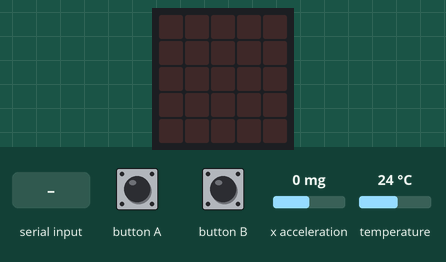
Recording of a program running on a simulated BBC micro:bit running MicroPython. Parts: the board's 5×5 LED display. The inputs (shaded band) are chosen by the test bench; at power-on: x acceleration 0 mg, temperature 24 °C. What the program prints to the serial console is not drawn.

Above: at 1.2 s.
1.3 s: button A pressed for 0.15 s
2.9 s: "1" typed at the serial console, then Enter
At 4.0 s:
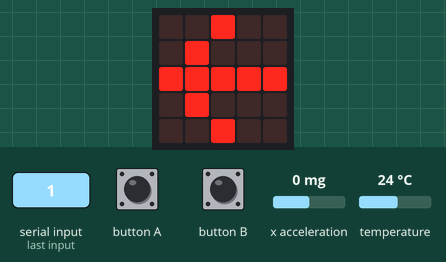
4.4 s: "2" typed at the serial console, then Enter
At 5.1 s:
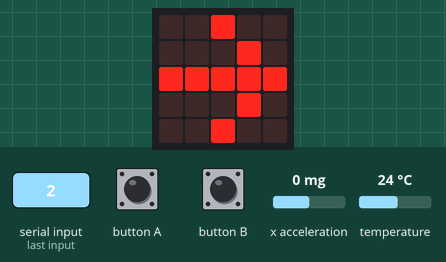
5.9 s: x acceleration set to -1440 mg
7.6 s: button B pressed for 0.15 s
9.2 s: button A pressed for 1 s
Timing chart, 0 to 12.2 s (numbered marks = the images above; inputs shaded):
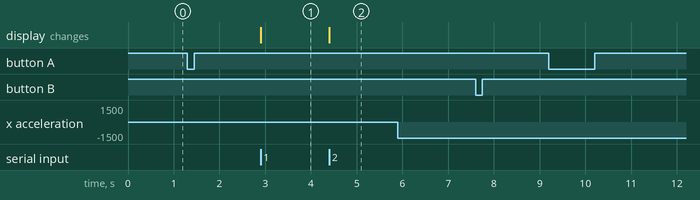

The program:

serial_to_pc.py
```python
# 在这里写上你的代码 :-)
from microbit import *

def serial_init():
    uart.init(115200)

def command_control(status):

    if button_a.was_pressed():
        uart.write('Start to receive command:1.Left 2.Right \n\r')
        status = True
        sleep(100)
    if button_b.was_pressed():
        uart.write('Stop to receive command:\n\r')
        status = False
        sleep(100)
    return status

def command_action():
    if uart.any():
        command = uart.read()
        if int(command) == 1:
            display.show(Image.ARROW_W)
        elif int(command) == 2:
            display.show(Image.ARROW_E)

        uart.write('Temp:'+str(temperature())+'\n\r')
        uart.write('\n\r')
        sleep(500)

    if accelerometer.get_x() > 120:
        uart.write('X Turn Right:'+str(accelerometer.get_x())+'\n\r')
        sleep(200)
    elif accelerometer.get_x() < -120:
        uart.write('X Trun Left:'+str(accelerometer.get_x())+'\n\r')
        sleep(200)


serial_init()
start_status = False

while True:
    start_status = command_control(start_status)
    if start_status:
        command_action()
```

Measured:
- after the input at 1.3 s, every drawn part: stays the same
- after the input at 2.9 s, the display: changes at once (image 1)
- after the input at 4.4 s, the display: changes at once (image 2)
- after the input at 5.9 s, every drawn part: stays the same
- after the input at 7.6 s, every drawn part: stays the same
- after the input at 9.2 s, every drawn part: stays the same
